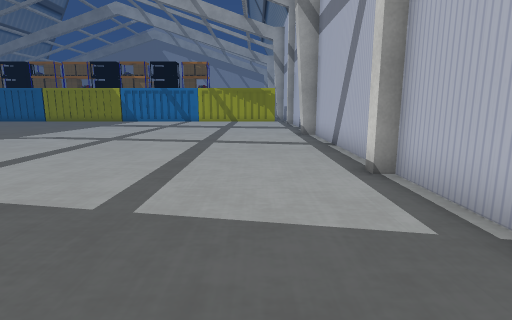
View 1 (above)

19 first-person views from a walk through a Unity game level. The camera is 1.2 m above the floor, tilts 10° down and sees 80° across. The floor is counted in squares, 1 m on a side. Each view is taken from the middle of a square. On the plan, view 1 faces up. The plan holds only what a view shows up to about 13 squares ahead; the rest is blank. The place goes on beyond the plan. The player is left out. Some animated figures are left out. Some surface patterns are stand-ins.

View 2
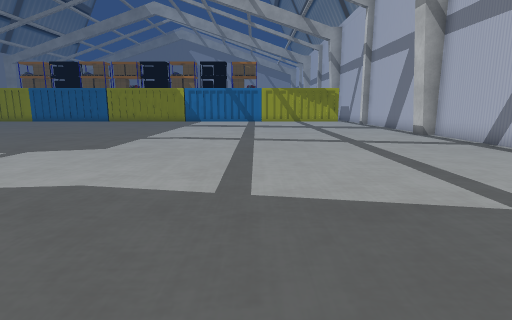

View 3
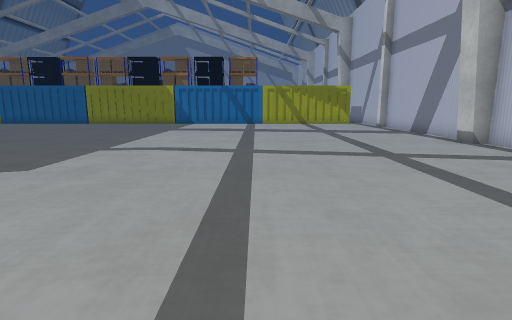

View 4
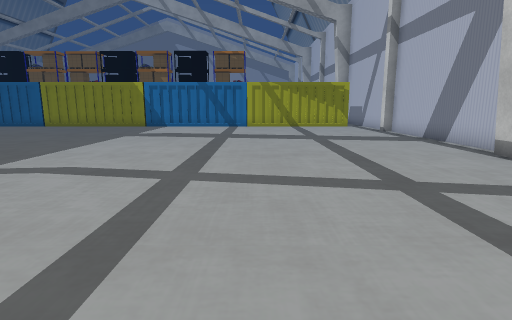

View 5
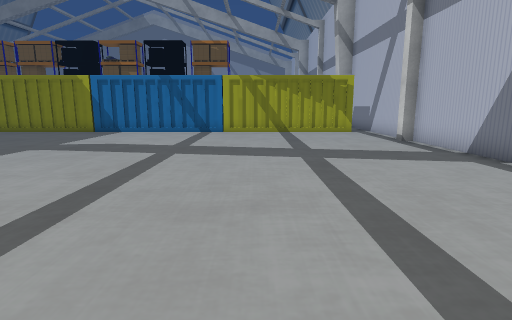

View 6
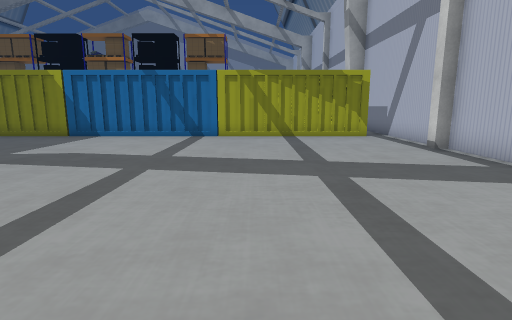

View 7
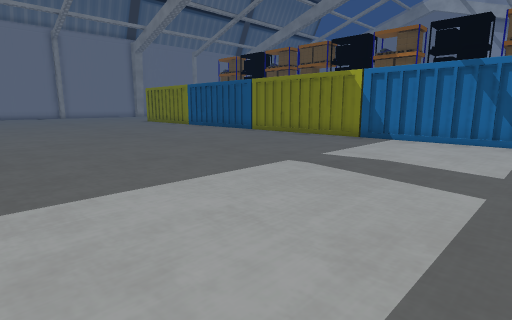

View 8
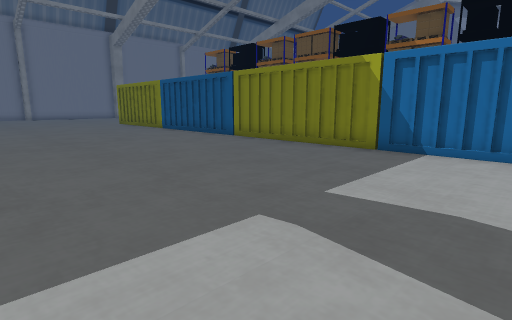

View 9
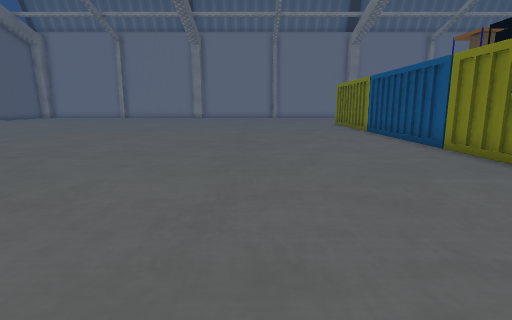

View 10
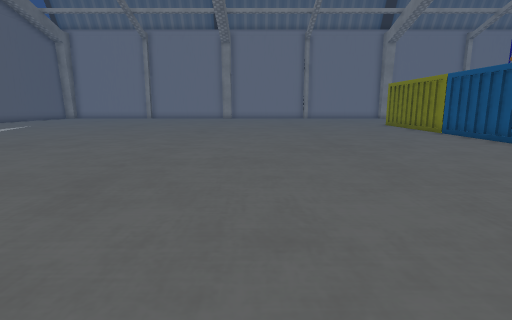

View 11
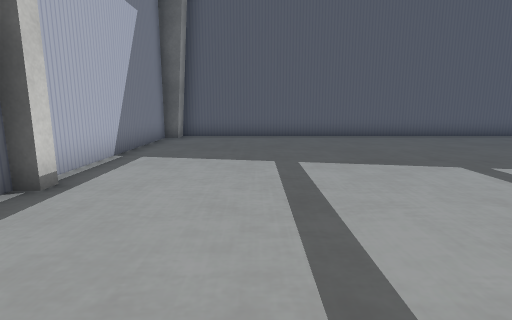

View 12
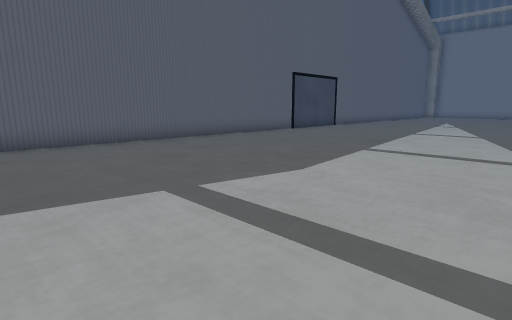

View 13
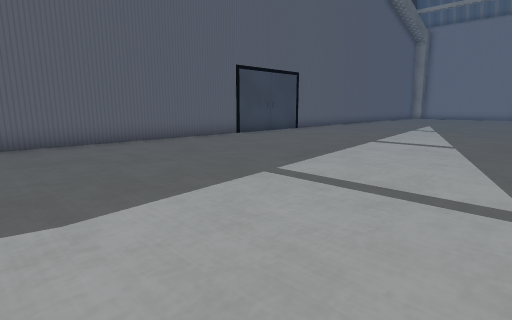

View 14
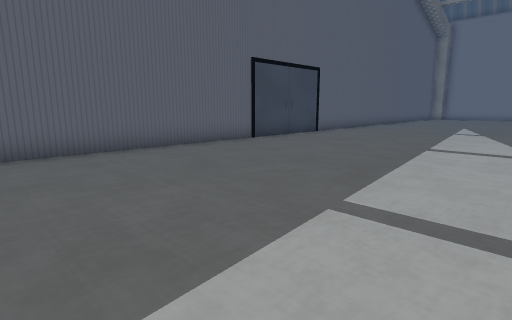

View 15
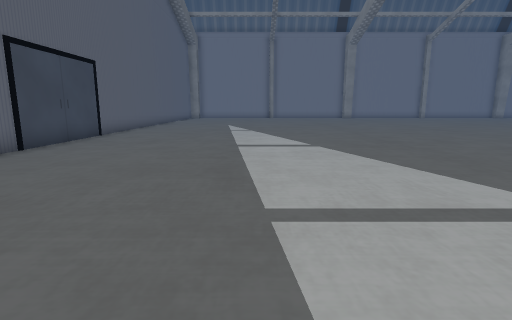

View 16
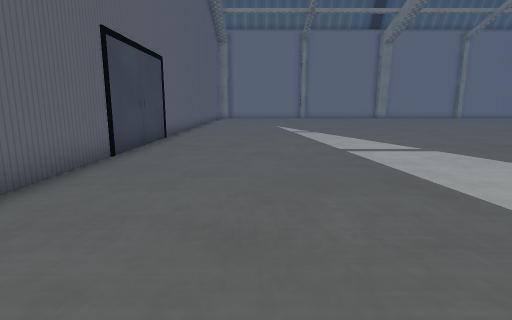

View 17
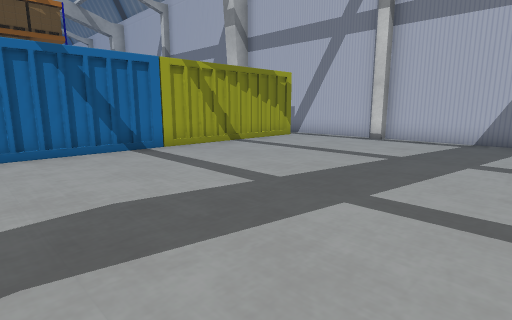

View 18
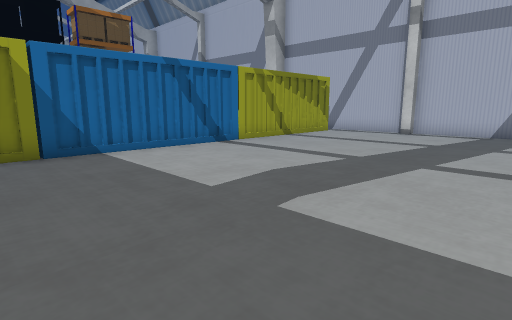

View 19
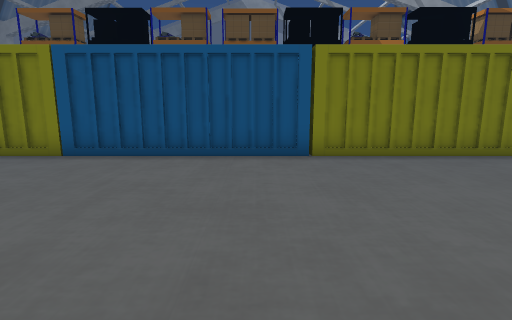

### Floor plan
Key: @ floor where view 1 was taken; # wall or solid block; . floor; O other object.
Columns run from 22 left of view 1 to 3 right of it. Each row starts with its distance up from view 1.
 33              O OOO
 32              O O
 31
 30
 29
 28
 27
 26
 25 OO    OO   OOO  OOO      #
 24 O.OOOO.OOOOO.OOOO.OOOOOO #
 23 .........................#
 22 .........................#
 21 .........................#
 20 .........................#
 19 .........................#
 18 .........................#
 17 .........................#
 16 .........................#
 15 .........................#
 14 .........................#
 13 ........................##
 12 .........................#
 11 .........................#
 10 .........................#
  9 .........................#
  8 .........................#
  7 .........................#
  6 ........................##
  5 ........................##
  4 .........................#
  3 .........................#
  2 .........................#
  1 .........................#
  0 ......................@..#
 -1 .........................#
 -2 ........................##
 -3 #########################

Where each view was taken, in squares from view 1:
view 1: 0 up, 0 right, facing up
view 2: 0 up, 5 left, facing up
view 3: 3 up, 5 left, facing up
view 4: 6 up, 4 left, facing up
view 5: 10 up, 3 left, facing up
view 6: 12 up, 3 left, facing up
view 7: 13 up, 5 left, facing up-left
view 8: 16 up, 7 left, facing up-left
view 9: 19 up, 8 left, facing left
view 10: 16 up, 9 left, facing left
view 11: 10 up, 1 left, facing down
view 12: 8 up, 3 left, facing down-left
view 13: 8 up, 7 left, facing down-left
view 14: 6 up, 8 left, facing down-left
view 15: 4 up, 8 left, facing left
view 16: 1 up, 9 left, facing left
view 17: 16 up, 9 left, facing up-right
view 18: 16 up, 12 left, facing up-right
view 19: 17 up, 18 left, facing up
